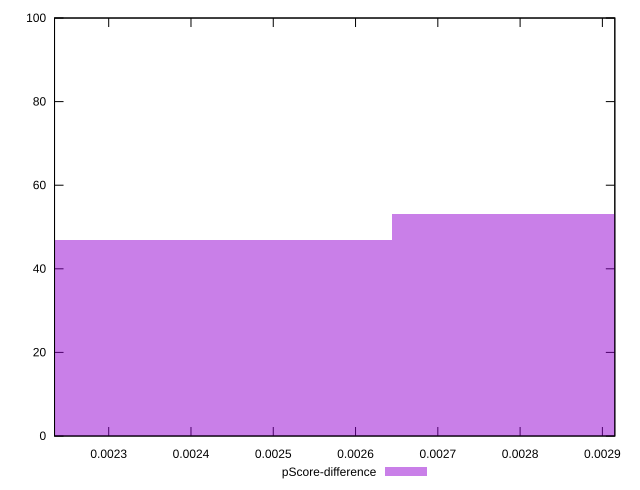

Write the gnuplot code that produced this figure.
reset

$pScoreDifference <<EOF
0.002403929780914976 47
0.002884715737097971 53
EOF

set key outside below
set boxwidth 0.0004807859561829952
set xrange [0.0022341616235883044:0.002915116959467612]
set yrange [0:100]
set trange [0:100]
set style fill transparent solid 0.5 noborder
set terminal svg size 640, 490 enhanced background rgb 'white'
set output "reprap/uses-long-cache-ttl/samples/pages+cached+noexternal/pScore-difference/histogram.svg"

plot $pScoreDifference title "pScore-difference" with boxes

reset
